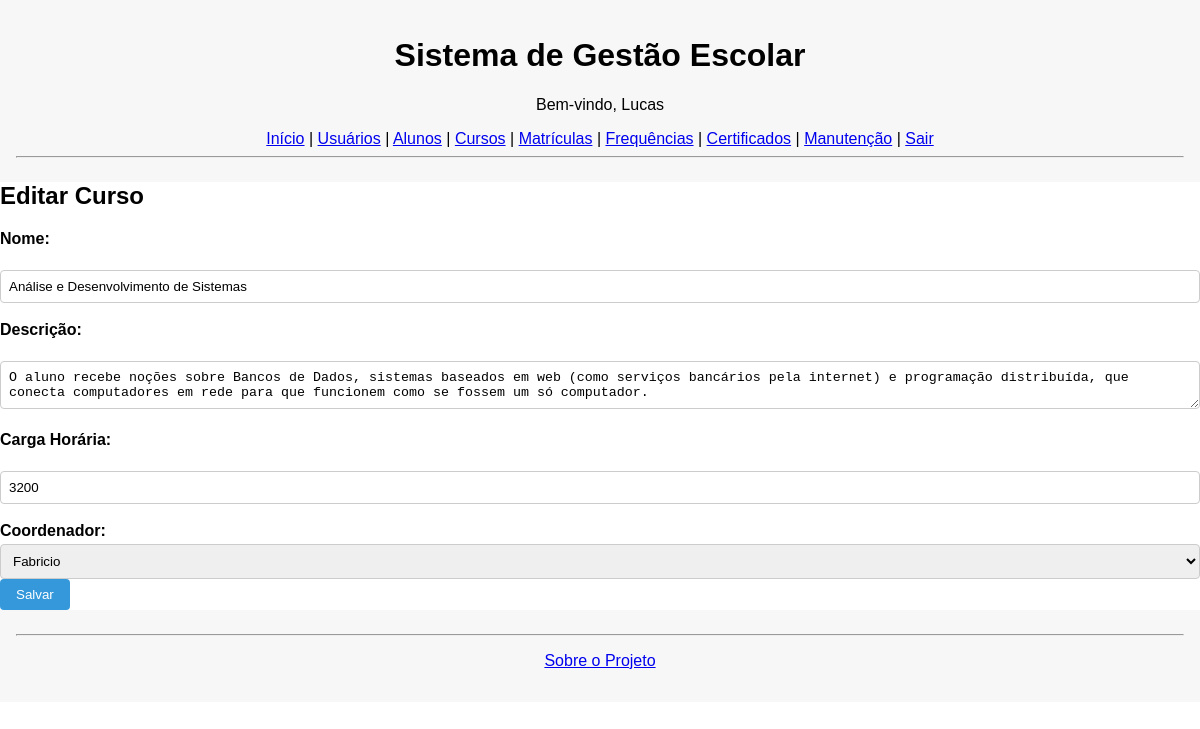
Page /cursos/editar/1 (signed in) on the committed database.
### tables this page shows
CREATE TABLE cursos (
            id INTEGER PRIMARY KEY AUTOINCREMENT,
            nome TEXT,
            descricao TEXT,
            carga_horaria INTEGER,
            professor_id INTEGER,
            created_at DATETIME DEFAULT CURRENT_TIMESTAMP,
            FOREIGN KEY (professor_id) REFERENCES usuarios(id)
        );

CREATE TABLE usuarios (
            id INTEGER PRIMARY KEY AUTOINCREMENT,
            nome TEXT,
            email TEXT UNIQUE,
            senha TEXT,
            tipo TEXT CHECK(tipo IN ('Admin', 'Professor', 'Secretaria')),
            ativo INTEGER DEFAULT 1,
            created_at DATETIME DEFAULT CURRENT_TIMESTAMP
        );

### app.py (the view, shortened to what this page needs)
@app.route('/cursos/editar/<int:id>', methods=['GET', 'POST'])
def editar_curso_view(id):
    if 'usuario' not in session:
        return redirect(url_for('login'))
    curso = buscar_curso(id)
    professores = [u for u in listar_usuarios() if u['tipo'] == 'Professor']
    return render_template('cursos_editar.html', curso=curso, professores=professores)

### database.py (called while the page is built)
def conectar():
    con = sqlite3.connect('sge.db')
    con.row_factory = sqlite3.Row
    con.execute("PRAGMA foreign_keys = ON")
    return con

def listar_usuarios():
    con = conectar()
    cur = con.cursor()
    cur.execute("SELECT * FROM usuarios")
    usuarios = cur.fetchall()
    con.close()
    return usuarios

def buscar_curso(id):
    con = conectar()
    cur = con.cursor()
    cur.execute("SELECT * FROM cursos WHERE id = ?", (id,))
    curso = cur.fetchone()
    con.close()
    return curso

### templates/cursos_editar.html
{% extends "base.html" %}
{% block content %}
<h2>Editar Curso</h2>
<form method="post">
    <label>Nome:</label><br>
    <input type="text" name="nome" value="{{ curso['nome'] }}" required><br><br>
    <label>Descrição:</label><br>
    <textarea name="descricao" required>{{ curso['descricao'] }}</textarea><br><br>
    <label>Carga Horária:</label><br>
    <input type="number" name="carga_horaria" value="{{ curso['carga_horaria'] }}" required><br><br>
    <label for="professor_id">Coordenador:</label>
    <select name="professor_id" id="professor_id" required>
        {% for professor in professores %}
            <option value="{{ professor.id }}"
                {% if professor.id == curso.professor_id %}selected{% endif %}>
                {{ professor.nome }}
            </option>
        {% endfor %}
    </select>
    <button type="submit">Salvar</button>
</form>
{% endblock %}

### static/css/style.css (style rules this page uses)
body { font-family: Arial, sans-serif; margin: 0; padding: 0; background-color: #ffffff; }
h2, h3 { margin-top: 0; }
label { display: block; margin-bottom: 0.25rem; font-weight: bold; }
input[type="text"], input[type="email"], input[type="password"], input[type="date"], input[type="number"], select, textarea { width: 100%; padding: 0.5rem; box-sizing: border-box; border: 1px solid #ccc; border-radius: 4px; }
textarea { resize: vertical; }
button, input[type="submit"] { padding: 0.5rem 1rem; background-color: #3498db; color: #fff; border: none; border-radius: 4px; cursor: pointer; }

### rows in the picture
cursos: nome "Análise e Desenvolvimento de Sistemas", descricao "O aluno recebe noções sobre Bancos de Dados, sistemas baseados em web (como serviços bancários pela internet) e programação distribuída, que conecta computadores em rede para que funcionem como se fossem um só computador.", carga_horaria "3200", professor_id "Fabricio"

### other values in the picture
{{ session['usuario'] }} "Lucas"
